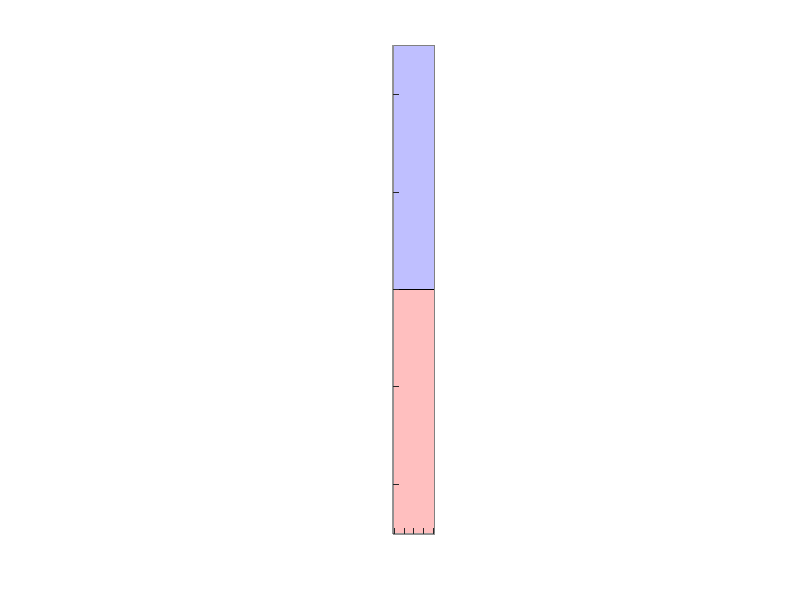

Recreate this plot in MATLAB.
% field_init_15.m
% 2015 Field Model and field drawing initalization
%
% Created July 20, 2015 - Andrew Gurik & Chris Gerth
% 

feild = ...
struct  (
        'half_width',           4.11,...               % distance from feild center to left/right walls (m)
        %'half_height',          8.19,...               % distance from feild center to front/back (alliance station) walls (m)
        'half_height',          50,...               % distance from feild center to front/back (alliance station) walls (m)
        'axis_pad'   ,          0.2,...                % blank space drawn around the outside of the field
        'scratch',                   0
        );
        
        

%% Initialize Drawing
figure(1);
% set up figure axis
axis([-(feild.half_width+feild.axis_pad) (feild.half_width+feild.axis_pad) -(feild.half_height+feild.axis_pad) (feild.half_height+feild.axis_pad)], "equal", "nolabel", "manual", "tic", "on");
% draw field
rectangle('Position', [-(feild.half_width+0.1) -(feild.half_height+0.1) (feild.half_width+0.1)*2 (feild.half_height+0.1)*2],'FaceColor', [0.5,0.5,0.5], 'LineStyle', 'none'); %Outline
rectangle('Position', [-feild.half_width -feild.half_height feild.half_width*2  feild.half_height],'FaceColor', [1,0.75,0.75], 'LineStyle', 'none'); %Red alliance
rectangle('Position', [-feild.half_width 0 feild.half_width*2  feild.half_height],'FaceColor', [0.75,0.75,1], 'LineStyle', 'none'); %Blue alliance
rectangle('Position', [-feild.half_width -0.05 feild.half_width*2 0.1],'FaceColor', [0,0,0], 'LineStyle', 'none'); %Centerline



